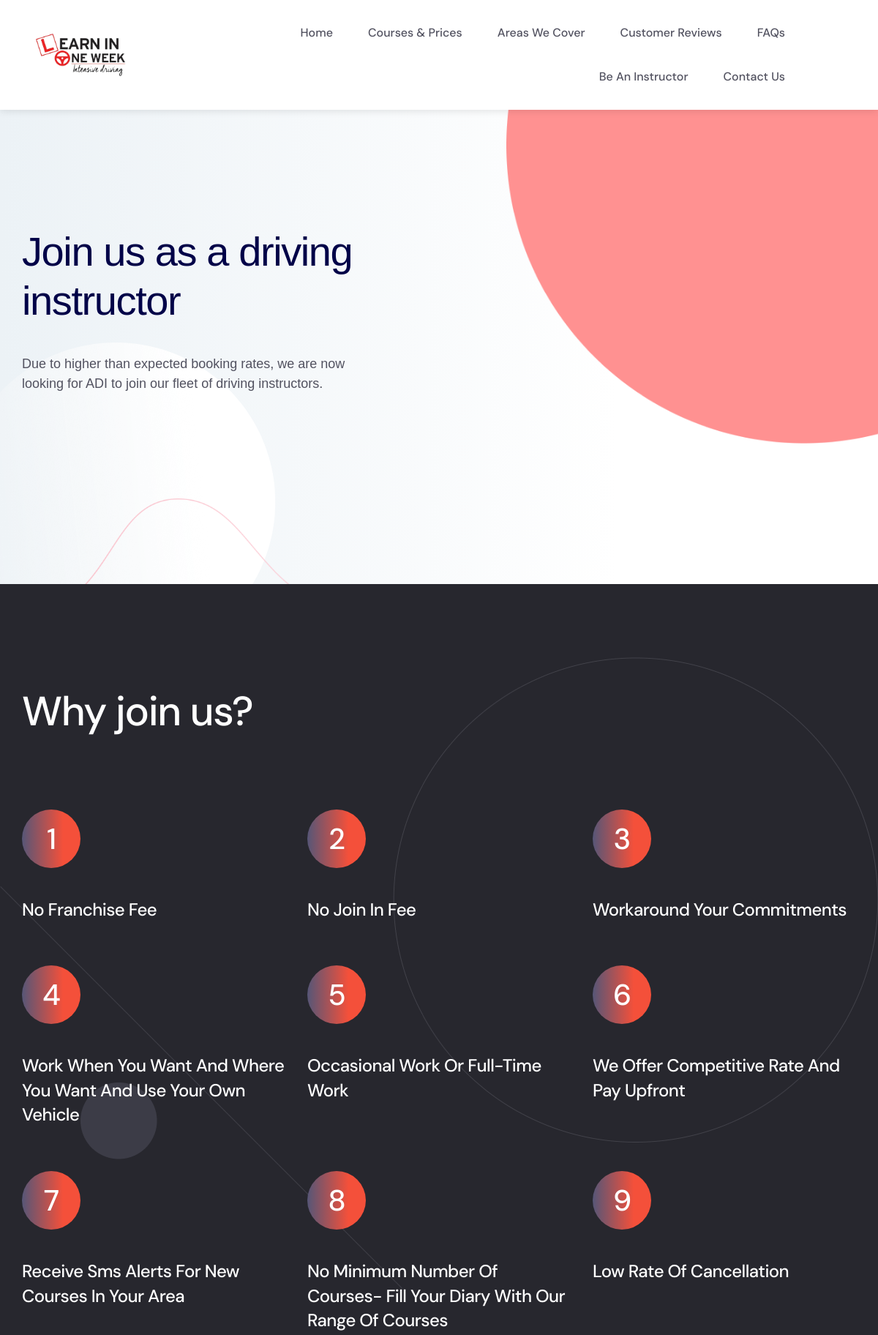
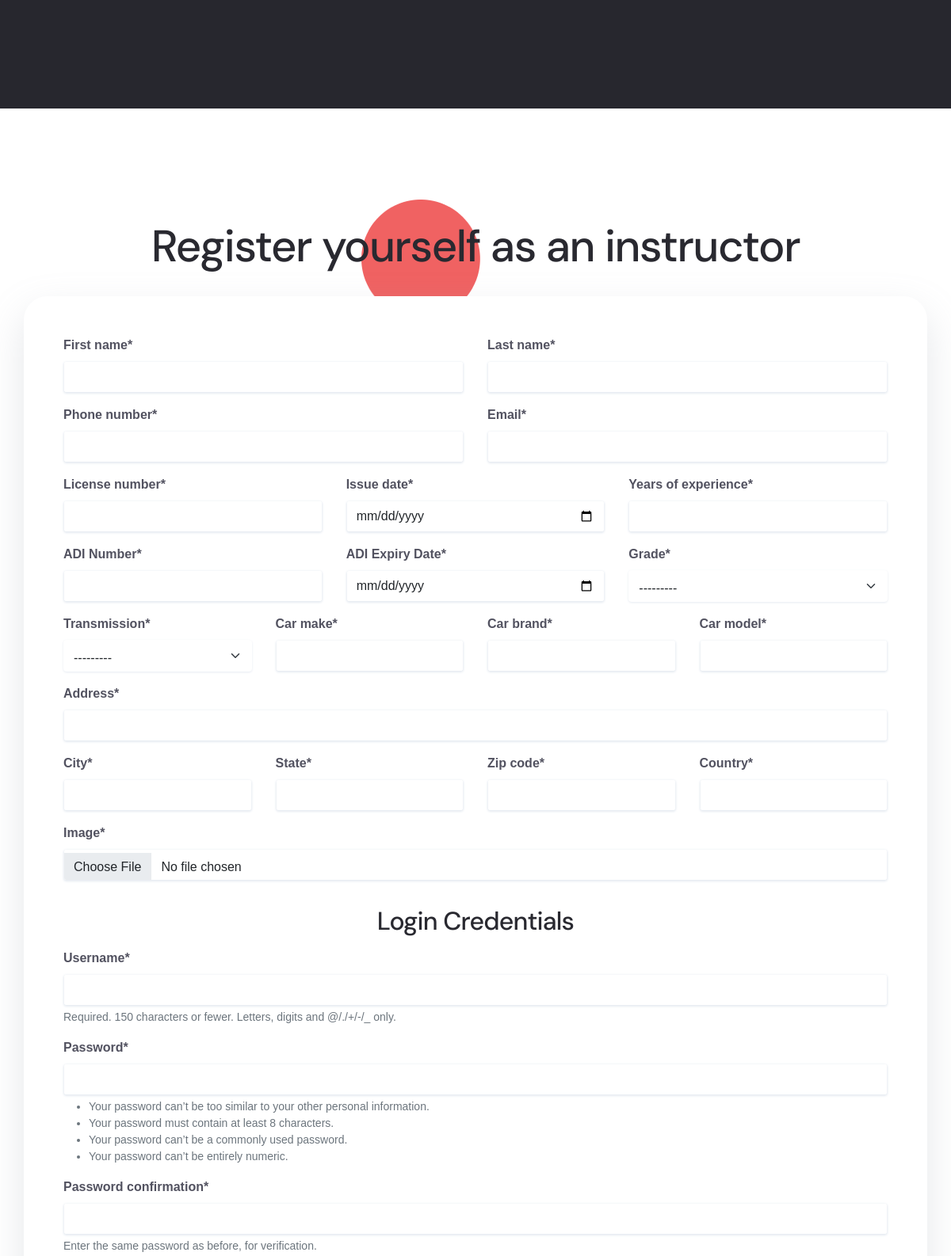
/be-an-instructor (upper part), run on the app's committed database (2 pictures, top to bottom).
### website/models.py (models this page shows, shortened)
class GeneralInfo(models.Model):
    title = models.CharField(max_length=100)
    favicon = models.ImageField(upload_to='Favicons/')
    logo = models.ImageField(upload_to='Logo/')
    class Meta:
        verbose_name = 'General Info'
        verbose_name_plural = 'General Info'

class WhyJoinUs(models.Model):
    title = models.CharField(max_length=150)
    class Meta:
        verbose_name = 'Why Join Us'
        verbose_name_plural = 'Why Join Us'

### website/views.py (the view, shortened to what this page needs)
# urls.py: path("be-an-instructor", instructorRegistration, name="instructor-registration"),
def instructorRegistration(request):
    general_info = GeneralInfo.objects.first()
    social_links = SocialLink.objects.all()
    contact = ContactInfo.objects.first()
    why_join_us = WhyJoinUs.objects.all()
    form = InstructorForm()
    user_form = UserCreationForm()
    context = {
        'i' : general_info,
        'social_links' : social_links,
        'contact' : contact,
        'why_join_us' : why_join_us,
        'form' : form,
        'user_form' : user_form,
    }
    return render(request, 'website/instructor-registration.html', context)

### website/forms.py
class InstructorForm(forms.ModelForm):
    class Meta:
        model = Instructor
        fields = ('first_name', 'last_name', 'phone_number', 'email', 'license_number', 'issue_date', 'years_of_experience',
                    'adi_number', 'adi_expiry_date', 'grade', 'transmission', 'car_make', 'car_brand', 'car_model', 'address',
                    'city', 'state', 'zip_code', 'country', 'image')
        widgets = {
            'adi_expiry_date' : DateInput(),
            'issue_date' : DateInput(),
        }
        labels = {
            'adi_number' : 'ADI Number',
            'adi_expiry_date' : 'ADI Expiry Date',
        }

### templates/website/instructor-registration.html (shortened to what this page needs)
{% extends 'website/base.html' %} {% load static %} {% load crispy_forms_tags %} {% load crispy_forms_field %}
{% block body %}
<div class="breadcrum-area breadcrumb-banner">
    <div class="container">
        <div class="section-heading heading-left" data-sal="slide-right" data-sal-duration="1000" data-sal-delay="300">
            <h1 class="title h2">Join us as a driving instructor</h1>
            <p>Due to higher than expected booking rates, we are now looking for ADI to join our fleet of driving
                instructors.</p>
        </div>
    </div>
    <ul class="shape-group-8 list-unstyled">
        <li class="shape shape-2" data-sal="slide-left" data-sal-duration="500" data-sal-delay="200"
            style="margin-top: -200px">
            <img src="{% static  'website/media/others/bubble-21.png' %}" alt="Bubble">
        </li>
        <li class="shape shape-1" data-sal="slide-right" data-sal-duration="500" data-sal-delay="100">
            <img src="{% static 'website/media/others/bubble-9.png' %}" alt="Bubble">
        </li>
        <li class="shape shape-3" data-sal="slide-up" data-sal-duration="500" data-sal-delay="300">
        </li>
    </ul>
</div>
<section class="section section-padding bg-color-dark pb--80 pb_lg--40 pb_md--20">
    <div class="container">
        <div class="section-heading heading-light-left mb--100">
            <h2 class="title">Why join us?</h2>
        </div>
        <div class="row">
            {% for i in why_join_us %}
            <div class="col-lg-4">
                <div class="about-quality active">
                    <h3 class="sl-number">{{forloop.counter}}</h3>
                    <h5 class="title">{{i.title|title}}</h5>
                </div>
            </div>
            {% endfor %}
        </div>
    </div>
    <ul class="list-unstyled shape-group-10">
        <li class="shape shape-1"><img src="{% static 'website/media/others/circle-1.png' %}" alt="Circle"></li>
        <li class="shape shape-2"><img src="{% static 'website/media/others/line-3.png' %}" alt="Circle"></li>
        <li class="shape shape-3"><img src="{% static 'website/media/others/bubble-5.png' %}" alt="Circle"></li>
    </ul>
</section>
<section class="section section-padding">
    <div class="container">
        <div class="row">
            <div class="col-xl-12 col-lg-12">
                <h2 class="title text-center">Register yourself as an instructor</h2>
                <div class="contact-form-box shadow-box mb--30">
                    <form method="POST" enctype="multipart/form-data">
                        <div class="row">
                            <div class="col-md-6">
                                {{form.first_name|as_crispy_field}}
                            </div>
                            <div class="col-md-6">
                                {{form.last_name|as_crispy_field}}
                            </div>
                            <div class="col-md-6">
                                {{form.phone_number|as_crispy_field}}
                            </div>
                            <div class="col-md-6">
                                {{form.email|as_crispy_field}}
                            </div>
                            <div class="col-md-4">
                                {{form.license_number|as_crispy_field}}
                            </div>
                            <div class="col-md-4">
                                {{form.issue_date|as_crispy_field}}
                            </div>
                            <div class="col-md-4">
                                {{form.years_of_experience|as_crispy_field}}
                            </div>
                            <div class="col-md-4">
                                {{form.adi_number|as_crispy_field}}
                            </div>
                            <div class="col-md-4">
                                {{form.adi_expiry_date|as_crispy_field}}
                            </div>
                            <div class="col-md-4">
                                {{form.grade|as_crispy_field}}
                            </div>
                            <div class="col-md-3">
                                {{form.transmission|as_crispy_field}}
                            </div>
                            <div class="col-md-3">
                                {{form.car_make|as_crispy_field}}
                            </div>
                            <div class="col-md-3">
                                {{form.car_brand|as_crispy_field}}
                            </div>
                            <div class="col-md-3">
                                {{form.car_model|as_crispy_field}}
                            </div>
                            <div class="col-md-12">
                                {{form.address|as_crispy_field}}
                            </div>
                            <div class="col-md-3">
                                {{form.city|as_crispy_field}}
                            </div>
                            <div class="col-md-3">
                                {{form.state|as_crispy_field}}
                            </div>
                            <div class="col-md-3">
                                {{form.zip_code|as_crispy_field}}
                            </div>
                            <div class="col-md-3">
                                {{form.country|as_crispy_field}}
                            </div>
                            <div class="col-md-12">
                                {{form.image|as_crispy_field}}
                            </div>
                            <div class="col-md-12">
                                <div class="">
                                    <h4 class="text-center mt-3 mb-3">Login Credentials</h4>
                                </div>
                            </div>
                            <div class="col-md-12">
                                {{user_form |crispy}}
                            </div>
                        </div>
                    </form>
                </div>
            </div>
        </div>
    </div>
    <ul class="list-unstyled shape-group-12">
        <li class="shape shape-1"><img src="{% static 'website/media/others/bubble-2.png' %}" alt="Bubble"></li>
        <li class="shape shape-3"><img src="{% static 'website/media/others/circle-3.png' %}" alt="Circle"></li>
    </ul>
</section>
{% endblock body %}

### templates/website/base.html (shortened to what this page needs)
{% load static %}
<!DOCTYPE html>
<html class="no-js" lang="en">
<head>
    <link rel="stylesheet" href="https://cdn.jsdelivr.net/npm/bootstrap@4.0.0/dist/css/bootstrap.min.css"
>
    <link rel="stylesheet" href="{% static 'website/css/bootstrap-multiselect.css' %}" type="text/css">
    <link rel="stylesheet" href="{% static 'website/css/vendor/bootstrap.min.css' %}">
    <link rel="stylesheet" href="{% static 'website/css/vendor/font-awesome.css' %}">
    <link rel="stylesheet" href="{% static 'website/css/vendor/slick.css' %}">
    <link rel="stylesheet" href="{% static 'website/css/vendor/slick-theme.css' %}">
    <link rel="stylesheet" href="{% static 'website/css/vendor/sal.css' %}">
    <link rel="stylesheet" href="{% static 'website/css/vendor/magnific-popup.css' %}">
    <link rel="stylesheet" href="{% static 'website/css/vendor/green-audio-player.min.css' %}">
    <link rel="stylesheet" href="{% static 'website/css/vendor/odometer-theme-default.css' %}">
    <link rel="stylesheet" href="{% static 'website/css/app.css' %}">
</head>
<body class="sticky-header">
    <div id="main-wrapper" class="main-wrapper">
        <header class="header axil-header header-style-1">
            <div id="axil-sticky-placeholder"></div>
            <div class="axil-mainmenu">
                <div class="container-fluid px-5">
                    <div class="header-navbar">
                        <div class="header-logo">
                            <a href="{% url 'website:home' %}"><img class="sticky-logo" src="{{i.logo.url}}" alt="logo"
                                    style="max-height: 60px"></a>
                        </div>
                        <div class="header-main-nav">
                            <nav class="mainmenu-nav" id="mobilemenu-popup">
                                <ul class="mainmenu">
                                    <li><a href="{% url 'website:home' %}">Home</a> </li>
                                    <li><a href="{% url 'website:courses' %}">Courses & Prices</a> </li>
                                    <li><a href="{% url 'website:territories' %}">Areas We Cover</a></li>
                                    <li><a href="{% url 'website:reviews' %}">Customer Reviews</a></li>
                                    <li><a href="{% url 'website:faqs' %}">FAQs</a></li>
                                    <li><a href="{% url 'website:instructor-registration' %}">Be An Instructor</a></li>
                                    <li><a href="{% url 'website:contact' %}">Contact Us</a></li>
                                </ul>
                            </nav>
                        </div>
                    </div>
                </div>
            </div>
        </header>
        {% block body %} {% endblock body %}
    </div>
</body>
</html>

### templates/website/base.html (style rules this page uses)
input[type=number] { -moz-appearance: textfield; }

### data on the page
GeneralInfo: logo (picture)
WhyJoinUs: title "No Franchise Fee"
WhyJoinUs: title "No Join In Fee"
WhyJoinUs: title "Workaround Your Commitments"
WhyJoinUs: title "Work When You Want And Where You Want And Use Your Own Vehicle"
WhyJoinUs: title "Occasional Work Or Full-Time Work"
WhyJoinUs: title "We Offer Competitive Rate And Pay Upfront"
WhyJoinUs: title "Receive Sms Alerts For New Courses In Your Area"
WhyJoinUs: title "No Minimum Number Of Courses- Fill Your Diary With Our Range Of Courses"
WhyJoinUs: title "Low Rate Of Cancellation"
